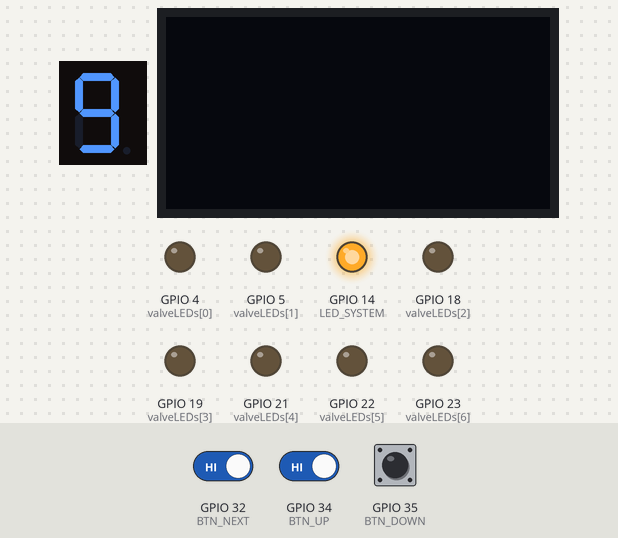
This sketch was run on a simulated ESP32. On the bench: 1-digit seven-segment display, 128×64 one-colour display, output pins drawn as LEDs (lit = HIGH). Wiring (inferred from the names in the program): 1-digit 7-segment display, segments lit when LOW: segments GPIO 2, GPIO 15, GPIO 13, GPIO 12, GPIO 27, GPIO 33, GPIO 25. The inputs (shaded band) are chosen by the test bench; at power-on: GPIO 32 (BTN_NEXT) HIGH, GPIO 34 (BTN_UP) HIGH, GPIO 35 (BTN_DOWN) HIGH. Random numbers use the default seed unless the sketch sets one; nothing arrives over Bluetooth unless stated; the segment pins are drawn as the display they are named for; pins used as bus, display or sensor lines are not drawn; what the sketch prints to the serial monitor is not drawn.

Above: at 0.16 s.
At 1.2 s:
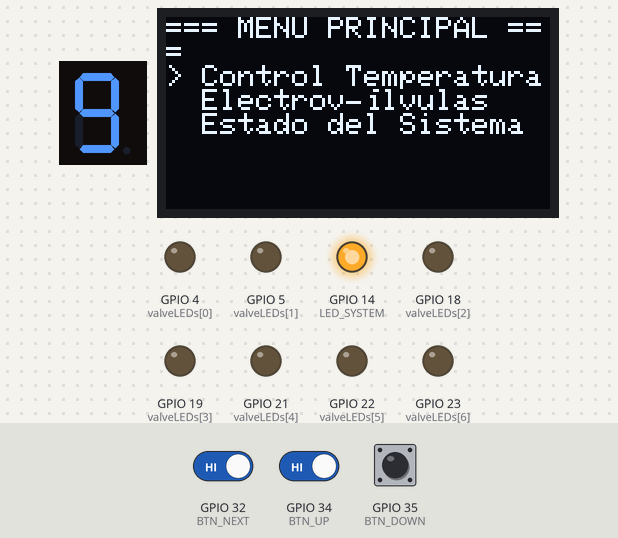
1.3 s: GPIO 32 (BTN_NEXT) driven LOW and GPIO 34 (BTN_UP) driven LOW
At 1.65 s:
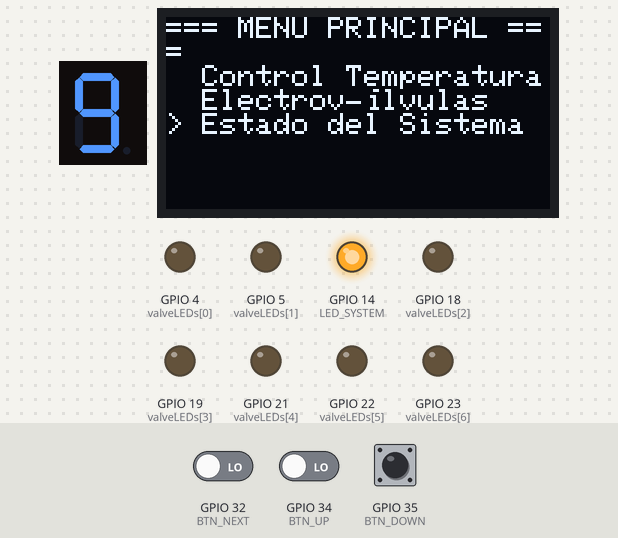
3.7 s: GPIO 32 (BTN_NEXT) driven HIGH
Timing chart, 0 to 6.7 s (numbered marks = the images above; inputs shaded):
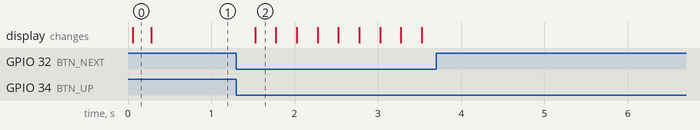

The sketch:

ESP32_Temp_Control_Valves_BT.ino
```cpp
/*
  Sistema de Control de Temperatura y Electroválvulas
  ---------------------------------------------------
  - Control por menú (OLED + 5 botones)
  - 7 salidas independientes para válvulas (con control manual/temporizado)
  - Control de temperatura con relé SSR
  - Comunicación Bluetooth (para app Flutter)
  - Indicadores LED físicos
*/

#include <Wire.h>
#include <Adafruit_GFX.h>
#include <Adafruit_SSD1306.h>
#include "BluetoothSerial.h"

BluetoothSerial SerialBT;

// ========== CONFIGURACIÓN OLED ==========
#define SCREEN_WIDTH 128
#define SCREEN_HEIGHT 64
Adafruit_SSD1306 display(SCREEN_WIDTH, SCREEN_HEIGHT, &Wire, -1);

// ========== BOTONES ==========
#define BTN_UP       34
#define BTN_DOWN     35
#define BTN_NEXT     32
#define BTN_BACK     33
#define BTN_CONFIRM  25

// ========== SALIDAS ==========
#define SSR_PIN      26      // Relé SSR (control temperatura)
#define LED_SSR      27      // LED indicador del SSR
#define LED_SYSTEM   14      // LED sistema encendido

// LEDs de válvulas (uno por válvula)
int valveLEDs[7] = {4, 5, 18, 19, 21, 22, 23};

// Salidas de electroválvulas (optoacopladores/triacs)
int valvePins[7] = {2, 15, 13, 12, 27, 33, 25};

// ========== VARIABLES GLOBALES ==========
float setTemperature = 25.0;
float currentTemperature = 0.0;

bool relayState = false;
bool systemOn = true;

int valveTime[7] = {5, 5, 5, 5, 5, 5, 5}; // segundos
bool valveState[7] = {false, false, false, false, false, false, false};

// ========== MENÚ ==========
int menuIndex = 0;
int subMenuIndex = 0;
bool inSubMenu = false;
bool confirmChange = false;

// ========== ANTIRREBOTE ==========
unsigned long lastButtonTime = 0;
const unsigned long debounceDelay = 250;

// ========== TEMPORIZACIÓN ==========
unsigned long valveStartTime[7] = {0, 0, 0, 0, 0, 0, 0};

// ==========================================================
//                    SETUP PRINCIPAL
// ==========================================================
void setup() {
  Serial.begin(115200);
  SerialBT.begin("ESP32_TempControl");

  pinMode(BTN_UP, INPUT_PULLUP);
  pinMode(BTN_DOWN, INPUT_PULLUP);
  pinMode(BTN_NEXT, INPUT_PULLUP);
  pinMode(BTN_BACK, INPUT_PULLUP);
  pinMode(BTN_CONFIRM, INPUT_PULLUP);

  pinMode(SSR_PIN, OUTPUT);
  pinMode(LED_SSR, OUTPUT);
  pinMode(LED_SYSTEM, OUTPUT);

  for (int i = 0; i < 7; i++) {
    pinMode(valvePins[i], OUTPUT);
    pinMode(valveLEDs[i], OUTPUT);
    digitalWrite(valvePins[i], LOW);
    digitalWrite(valveLEDs[i], LOW);
  }

  digitalWrite(LED_SYSTEM, HIGH); // Indica que el sistema está activo

  // Inicializar pantalla
  if (!display.begin(SSD1306_SWITCHCAPVCC, 0x3C)) {
    Serial.println("Error al inicializar OLED");
    while (1);
  }
  display.clearDisplay();
  display.display();
}

// ==========================================================
//                    LOOP PRINCIPAL
// ==========================================================
void loop() {
  readButtons();       // Lectura del menú
  controlTemperature(); // Control del SSR
  controlValves();     // Control de válvulas
  sendBluetoothData(); // Enviar datos a la app
}

// ==========================================================
//                    LECTURA DE BOTONES
// ==========================================================
void readButtons() {
  unsigned long currentMillis = millis();
  if (currentMillis - lastButtonTime < debounceDelay) return;

  if (digitalRead(BTN_UP) == LOW) {
    lastButtonTime = currentMillis;
    if (!inSubMenu) {
      menuIndex--;
      if (menuIndex < 0) menuIndex = 2;
    } else {
      if (menuIndex == 0) setTemperature += 0.5;
      if (menuIndex == 1) valveTime[subMenuIndex] += 1;
    }
  }

  if (digitalRead(BTN_DOWN) == LOW) {
    lastButtonTime = currentMillis;
    if (!inSubMenu) {
      menuIndex++;
      if (menuIndex > 2) menuIndex = 0;
    } else {
      if (menuIndex == 0) setTemperature -= 0.5;
      if (menuIndex == 1 && valveTime[subMenuIndex] > 0) valveTime[subMenuIndex] -= 1;
    }
  }

  if (digitalRead(BTN_NEXT) == LOW) {
    lastButtonTime = currentMillis;
    if (!inSubMenu) {
      inSubMenu = true;
      subMenuIndex = 0;
    } else {
      subMenuIndex++;
      if (menuIndex == 1 && subMenuIndex > 6) subMenuIndex = 0;
    }
  }

  if (digitalRead(BTN_BACK) == LOW) {
    lastButtonTime = currentMillis;
    if (inSubMenu) inSubMenu = false;
    else menuIndex = 0;
  }

  if (digitalRead(BTN_CONFIRM) == LOW) {
    lastButtonTime = currentMillis;
    confirmChange = true;
    Serial.println("Cambios confirmados");
  }

  showMenu();
}

// ==========================================================
//                    MOSTRAR EN OLED
// ==========================================================
void showMenu() {
  display.clearDisplay();
  display.setTextSize(1);
  display.setTextColor(SSD1306_WHITE);

  if (!inSubMenu) {
    display.setCursor(0, 0);
    display.println("=== MENU PRINCIPAL ===");
    if (menuIndex == 0) display.println("> Control Temperatura");
    else display.println("  Control Temperatura");

    if (menuIndex == 1) display.println("> Electroválvulas");
    else display.println("  Electroválvulas");

    if (menuIndex == 2) display.println("> Estado del Sistema");
    else display.println("  Estado del Sistema");
  } else {
    if (menuIndex == 0) {
      display.setCursor(0, 0);
      display.println("Temperatura");
      display.print("Set: ");
      display.print(setTemperature);
      display.println(" °C");
    } else if (menuIndex == 1) {
      display.setCursor(0, 0);
      display.print("Valvula ");
      display.println(subMenuIndex + 1);
      display.print("Tiempo: ");
      display.print(valveTime[subMenuIndex]);
      display.println(" s");
    }
  }

  display.display();
}

// ==========================================================
//                    CONTROL DE TEMPERATURA
// ==========================================================
void controlTemperature() {
  // Simular lectura de sensor (aquí puedes usar DS18B20, DHT22, etc.)
  currentTemperature = 24.5 + random(-10, 10) / 10.0;

  if (currentTemperature < setTemperature - 0.5) {
    digitalWrite(SSR_PIN, HIGH);
    digitalWrite(LED_SSR, HIGH);
    relayState = true;
  } else if (currentTemperature > setTemperature + 0.5) {
    digitalWrite(SSR_PIN, LOW);
    digitalWrite(LED_SSR, LOW);
    relayState = false;
  }
}

// ==========================================================
//                    CONTROL DE VALVULAS
// ==========================================================
void controlValves() {
  for (int i = 0; i < 7; i++) {
    if (valveState[i]) {
      if (millis() - valveStartTime[i] >= (valveTime[i] * 1000)) {
        valveState[i] = false;
        digitalWrite(valvePins[i], LOW);
        digitalWrite(valveLEDs[i], LOW);
      }
    }
  }
}

// ==========================================================
//                    DATOS POR BLUETOOTH
// ==========================================================
void sendBluetoothData() {
  static unsigned long lastSend = 0;
  if (millis() - lastSend > 1000) {
    lastSend = millis();
    String data = "TEMP:" + String(currentTemperature) +
                  ",SET:" + String(setTemperature) +
                  ",SSR:" + String(relayState) + ",";
    for (int i = 0; i < 7; i++) {
      data += "V" + String(i + 1) + ":" + String(valveState[i]) + ",";
    }
    SerialBT.println(data);
  }
}
```

Measured:
- after the input at 1.3 s, the display: changes after 0.23 s (image 2)
- after the input at 3.7 s, every drawn part: stays the same
